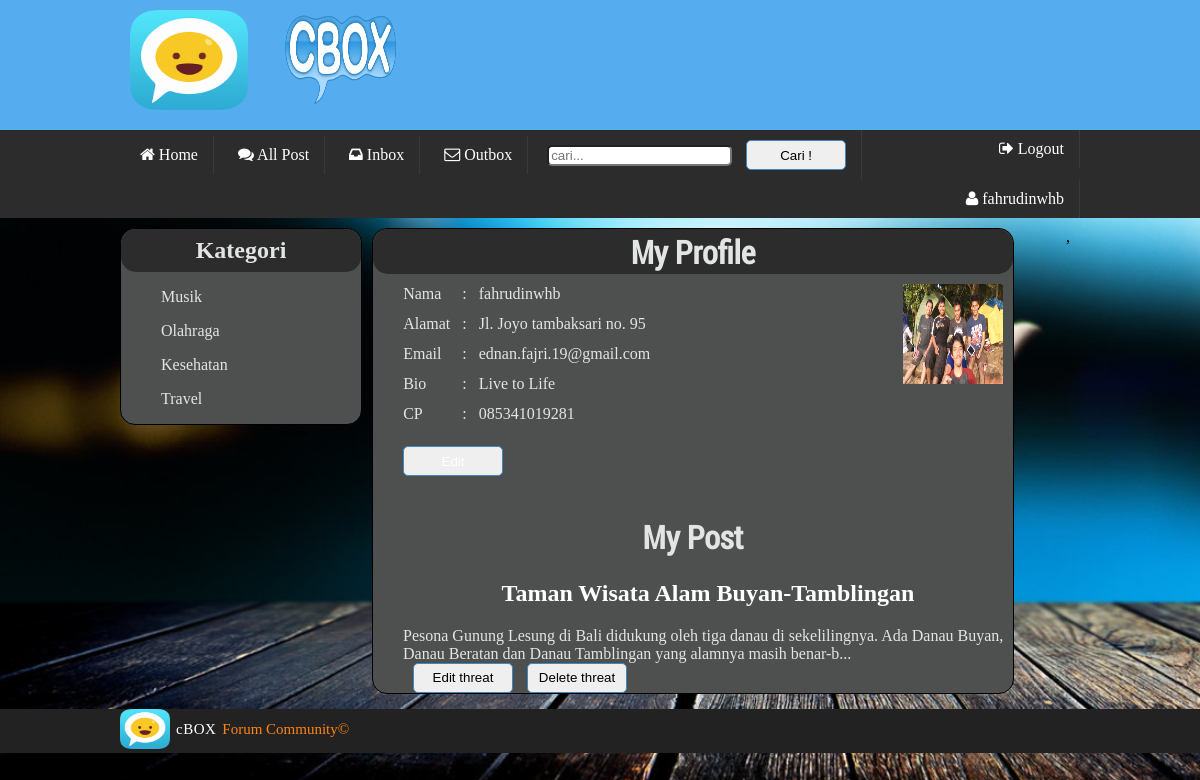
The app's page /profile.php (signed in), older data.
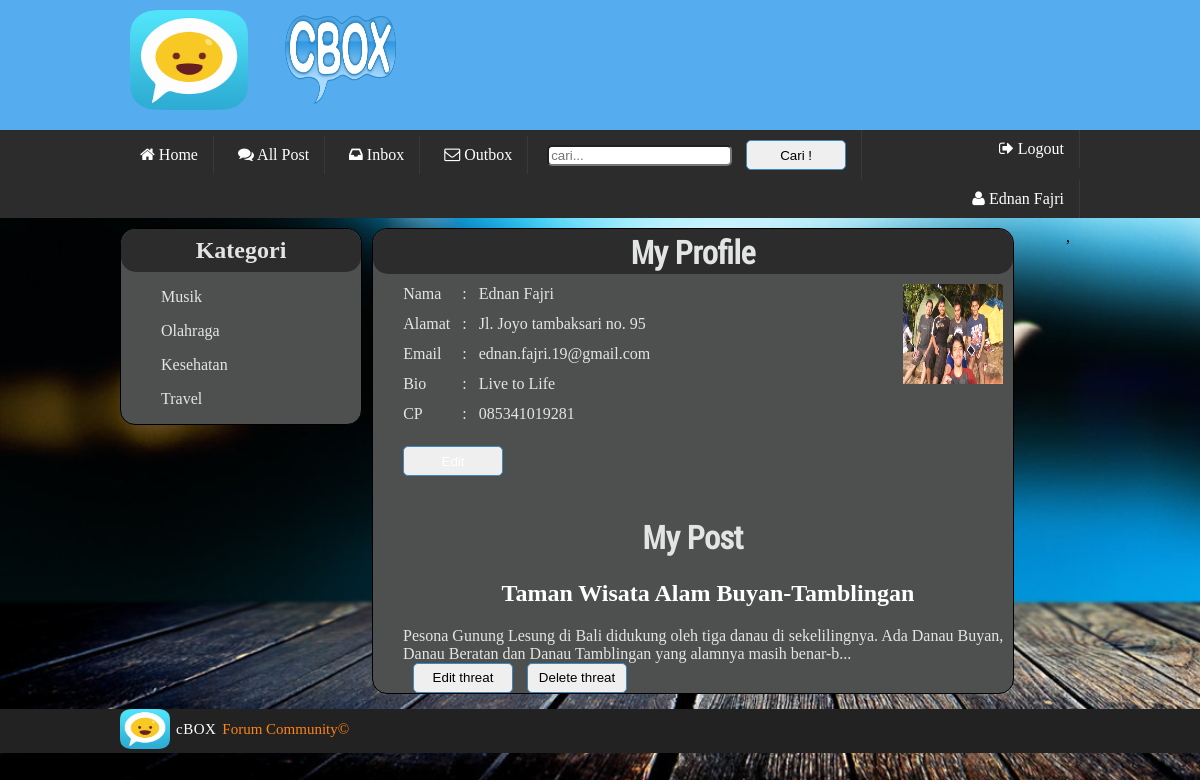
The same page, newer data.
### tables this page shows
CREATE TABLE IF NOT EXISTS `member` (
`id_member` int(11) NOT NULL,
  `password` varchar(100) NOT NULL,
  `nama` varchar(100) NOT NULL,
  `alamat` varchar(100) NOT NULL,
  `email` varchar(100) NOT NULL,
  `bio` text NOT NULL,
  `cp` varchar(100) NOT NULL,
  `foto` varchar(100) NOT NULL,
  `status` varchar(100) NOT NULL DEFAULT 'ENABLE'
);

### profile.php (the view, shortened to what the changed rows need)
<!DOCTYPE html>
<html>
<head>
	<link rel="stylesheet" type="text/css" href="style.css">
        <link rel="stylesheet" type="text/css" href="skeleton.css">
    <link rel="stylesheet" type="text/css" href="font-awesome-4.3.0/css/font-awesome.css">
</head>
<body>
    <div class="cat-bar">
            <div class="container">
                <?php
                    $id = $_SESSION['id'];
                    $query = "SELECT * FROM member WHERE id_member=$id";
                    $result = mysql_query($query);
                    $row = mysql_fetch_assoc($result);
                ?>
                <a href="index.php" class="a-cat"><i class="fa fa-home"></i> Home</a>
                <a href="all_post.php" class="a-cat"><i class="fa fa-comments"></i> All Post</a>
                <a href="inbox.php" class="a-cat"><i class="fa fa-inbox"></i> Inbox</a>
                <a href="outbox.php" class="a-cat"><i class="fa fa-envelope-o"></i> Outbox</a>
                <form class="a-cat" method="post" action="search.php"><input type="text" name="search" placeholder="cari..." required> <button type="submit">Cari !</button></form>
                <a href="logout.php" class="a-cat kananin"><i class="fa fa-sign-out"></i> Logout</a>
                <a href="profile.php" class="a-cat kananin"><i class="fa fa-user"></i> <?php  echo $row['nama']; ?></a>
            </div>
    </div>
	<div class="container">
		<div class="left-content">
			<h2 class="katagoriwarna">
				Kategori
			</h2>
		</div>
		<div class="right-content columns eleven">
			<div id="title"><h1 class="katagoriwarnasatu">My Profile</h1></div>
                        <?php
                            $id = $_SESSION['id'];
                            $query = "SELECT * FROM member WHERE id_member=$id";
                            $result = mysql_query($query);
                            while ($row = mysql_fetch_assoc($result)) {
                        ?>
            <img src="uploads/<?php echo $row ['foto']; ?> " width="100px" height="100px" id="gbr">
            <table id="profile" cellspacing="10px">
                <tr>
                    <td>
                        Nama
                    </td>
                    <td>
                        :
                    </td>
                    <td>
                        <?php echo $row['nama'];?>
                    </td>
                </tr>
                <tr>
                    <td>
                        Alamat
                    </td>
                    <td>
                        :
                    </td>
                    <td>
                        <?php echo $row['alamat'];?>
                    </td>
                </tr>
                <tr>
                    <td>
                        Email
                    </td>
                    <td>
                        :
                    </td>
                    <td>
                        <?php echo $row['email'];?>
                    </td>
                </tr>
                <tr>
                    <td>
                        Bio
                    </td>
                    <td>
                        :
                    </td>
                    <td>
                        <?php echo $row['bio'];?>
                    </td>
                </tr>
                <tr>
                    <td>
                        CP
                    </td>
                    <td>
                        :
                    </td>
                    <td>
                        <?php echo $row['cp'];?>
                    </td>
                </tr>
                <tr>
                    <td>
                    </td>
                    <td>
                    </td>
                    <td>
                    </td>
                </tr>
            </table>
            <button type="submit" id="gbr"><a href="edit.php">Edit</a></button>
            <?php
                            }
                        ?>
					<br><br>
                    <h1 id="myPost">My Post</h1>
                        <?php
                        $query = "SELECT * FROM post k JOIN member a ON k.id_member = a.id_member WHERE k.id_member =$id AND K.status='ENABLE'";
                        $result = mysql_query($query);
                        while ($row = mysql_fetch_assoc($result)){
                    ?>
                    <div class="myPost">
                        <a href="detail.php?id=<?php echo $row['id_post']; ?>"><h2><?php echo $row['judul'] ?></h2></a>
                        <?php echo substr($row['isi'], 0, 150)."..." ?>
                        <div>
                        </div>
                    </div>
                    <?php
                        }
                    ?>
			</div>
		</div>
</body>
</html>

Row changes from the older to the newer data that the page shows:
changed member "Jl. Joyo tambaksari no. 95": nama "fahrudinwhb" → "Ednan Fajri"
